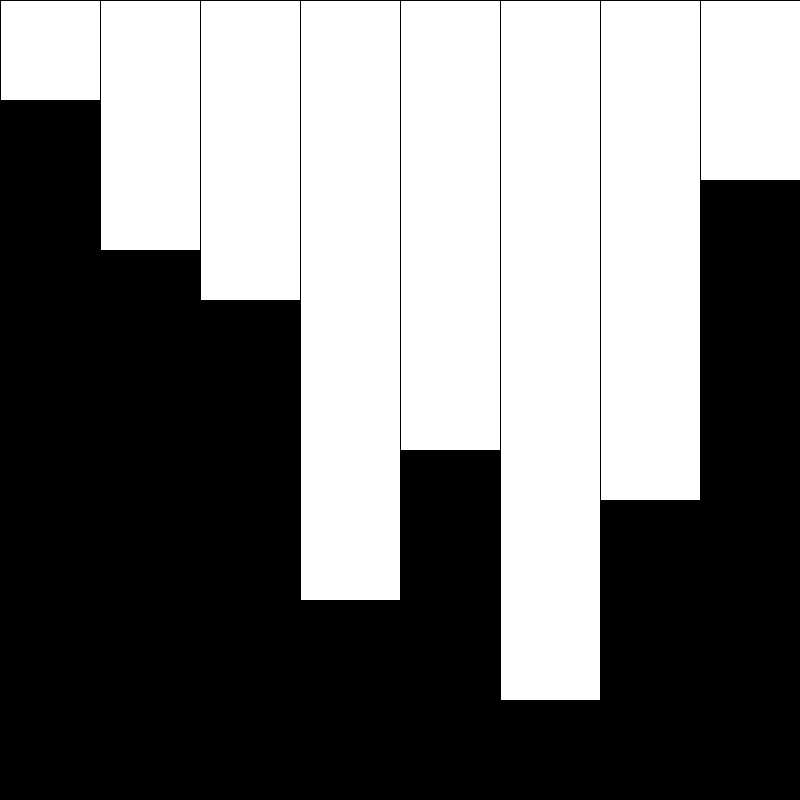
Frame 1 (no input)
Frame 60 (the mouse pressed at the canvas centre just before this capture): identical to frame 1, image omitted
Frame 120 (the mouse held since frame 60 and released just before this capture): identical to frame 1, image omitted

The Processing sketch that drew this single still picture (run headless with seeded random() and noise(); from frame 60 on, the mouse is pressed at the canvas centre):

// Processing sketch: LSI_066_arrayRect
// ── LSI_066_arrayRect.pde
int[] size = {100,250,300,600,450,700,500,180};


void setup(){
 
  size(800,800);
}

void draw(){

background(0);
 
rect(0,0,100,size[0]); 
rect(100,0,100,size[1]); 
rect(200,0,100,size[2]);
rect(300,0,100,size[3]); 
rect(400,0,100,size[4]); 
rect(500,0,100,size[5]);
rect(600,0,100,size[6]);
rect(700,0,100,size[7]); 
  
  
}
